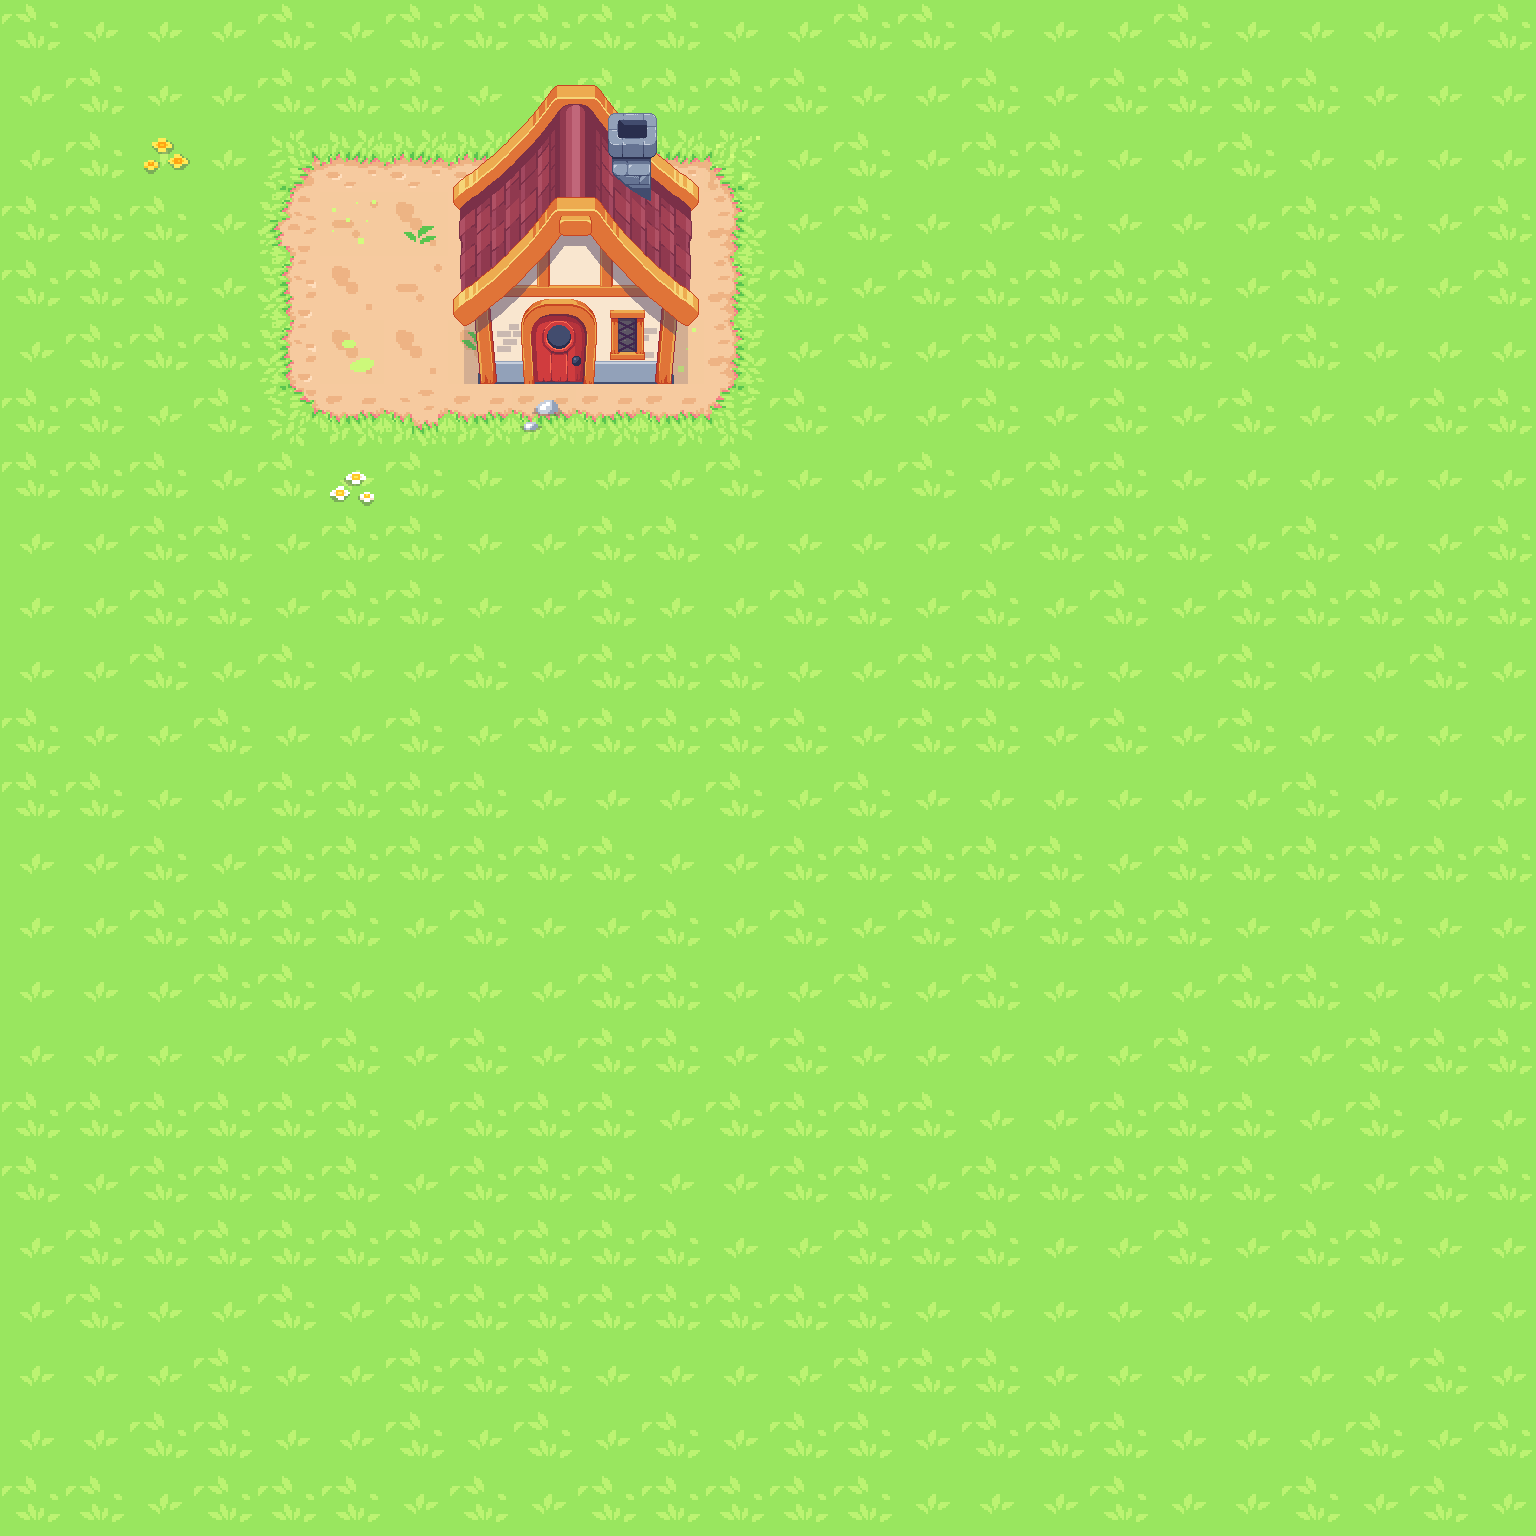

The image is a tile-based game level rendered from a .tmx file. Its description and complete source (layers, tilesets, objects, tile grids) follow:
An orthogonal 24x24 tile map with 64x64 px tiles, 3 tile layers (ground, greens, home), 2 tilesets and 3 objects (spawn, entrance, block).

<map version="1.5" tiledversion="1.5.0" orientation="orthogonal" renderorder="right-down" width="24" height="24" tilewidth="64" tileheight="64" infinite="0" nextlayerid="8" nextobjectid="17">
 <tileset firstgid="1" name="TileGrassPath_32x32" tilewidth="64" tileheight="64" tilecount="64" columns="8">
  <image source="TileGrassPath_32x32.png" width="512" height="512" />
 </tileset>
 <tileset firstgid="65" name="Building01" tilewidth="64" tileheight="64" tilecount="20" columns="4">
  <image source="Building01.png" width="256" height="352" />
 </tileset>
 <layer id="1" name="ground" width="24" height="24">
  <data encoding="csv">
12,20,20,20,12,20,12,12,12,12,12,20,20,12,12,20,20,20,12,20,20,20,20,12,
20,12,20,20,12,12,12,20,20,12,12,12,12,20,20,12,20,12,12,12,12,20,20,20,
20,12,20,20,1,2,2,2,2,2,2,3,20,12,20,12,12,20,20,12,20,20,20,20,
12,12,12,20,15,8,24,10,10,10,10,11,20,12,20,20,12,20,20,20,12,12,20,12,
12,12,12,20,9,24,8,10,10,10,10,11,12,20,12,12,12,12,12,20,12,20,20,12,
20,12,12,12,9,24,24,24,10,10,10,11,20,12,20,12,12,12,12,20,12,20,20,20,
12,12,20,12,17,18,6,18,18,18,18,19,12,20,20,12,20,12,20,12,20,20,12,12,
12,12,12,20,12,20,12,20,20,20,20,12,20,20,12,20,12,12,20,20,20,20,20,20,
20,20,12,12,20,12,12,20,20,12,12,20,20,20,20,20,12,12,12,20,12,20,20,12,
20,20,12,12,20,12,12,20,20,12,20,20,12,12,20,12,20,12,20,12,12,12,12,12,
20,20,12,20,12,20,20,12,20,12,12,12,20,20,12,12,12,20,20,12,20,20,12,20,
12,20,20,12,20,20,12,20,12,12,12,12,12,20,12,12,20,12,20,12,20,20,20,20,
12,12,20,20,12,12,12,12,20,20,20,12,20,12,20,20,20,20,20,20,12,20,20,20,
20,20,12,20,12,12,12,12,12,12,20,20,12,12,12,12,12,20,12,12,12,12,12,12,
20,20,12,12,12,12,20,12,20,20,12,20,12,20,12,20,12,12,12,20,20,12,20,20,
20,20,20,12,12,20,20,20,20,12,12,20,20,12,20,12,20,20,20,12,12,20,20,12,
20,20,20,20,20,12,20,12,20,12,12,20,12,20,20,20,20,20,12,20,20,12,12,12,
12,12,12,12,12,12,20,12,12,12,20,12,12,12,12,20,20,12,12,12,20,12,20,20,
12,20,12,12,12,12,20,12,12,12,20,20,12,12,20,12,12,12,12,12,20,20,12,12,
20,12,12,12,12,12,12,12,12,12,12,20,20,12,12,12,20,20,12,20,12,12,20,20,
20,12,20,20,12,20,12,12,12,12,12,12,12,12,20,20,20,20,20,20,20,20,20,20,
20,20,20,12,20,20,12,12,12,20,20,20,20,12,12,12,20,20,20,20,20,20,12,20,
20,20,12,12,20,20,12,20,12,20,12,20,12,12,20,12,12,12,20,20,20,12,20,12,
12,12,20,12,12,12,20,12,20,12,12,12,12,12,20,20,20,12,20,20,12,20,12,20
</data>
 </layer>
 <layer id="4" name="greens" width="24" height="24">
  <data encoding="csv">
0,0,0,0,0,0,0,0,0,0,0,0,0,0,0,0,0,0,0,0,0,0,0,0,
0,0,0,0,0,0,0,0,0,0,0,0,0,0,0,0,0,0,0,0,0,0,0,0,
0,0,59,0,0,0,0,0,0,0,0,53,0,0,0,0,0,0,0,0,0,0,0,0,
0,0,0,0,0,53,51,0,0,0,0,0,0,0,0,0,0,0,0,0,0,0,0,0,
0,0,0,0,0,0,0,0,0,0,0,0,0,0,0,0,0,0,0,0,0,0,0,0,
0,0,0,0,0,57,0,52,0,0,53,0,0,0,0,0,0,0,0,0,0,0,0,0,
0,0,0,0,0,0,0,0,63,0,0,0,0,0,0,0,0,0,0,0,0,0,0,0,
0,0,0,0,0,55,0,0,0,0,0,0,0,0,0,0,0,0,0,0,0,0,0,0,
0,0,0,0,0,0,0,0,0,0,0,0,0,0,0,0,0,0,0,0,0,0,0,0,
0,0,0,0,0,0,0,0,0,0,0,0,0,0,0,0,0,0,0,0,0,0,0,0,
0,0,0,0,0,0,0,0,0,0,0,0,0,0,0,0,0,0,0,0,0,0,0,0,
0,0,0,0,0,0,0,0,0,0,0,0,0,0,0,0,0,0,0,0,0,0,0,0,
0,0,0,0,0,0,0,0,0,0,0,0,0,0,0,0,0,0,0,0,0,0,0,0,
0,0,0,0,0,0,0,0,0,0,0,0,0,0,0,0,0,0,0,0,0,0,0,0,
0,0,0,0,0,0,0,0,0,0,0,0,0,0,0,0,0,0,0,0,0,0,0,0,
0,0,0,0,0,0,0,0,0,0,0,0,0,0,0,0,0,0,0,0,0,0,0,0,
0,0,0,0,0,0,0,0,0,0,0,0,0,0,0,0,0,0,0,0,0,0,0,0,
0,0,0,0,0,0,0,0,0,0,0,0,0,0,0,0,0,0,0,0,0,0,0,0,
0,0,0,0,0,0,0,0,0,0,0,0,0,0,0,0,0,0,0,0,0,0,0,0,
0,0,0,0,0,0,0,0,0,0,0,0,0,0,0,0,0,0,0,0,0,0,0,0,
0,0,0,0,0,0,0,0,0,0,0,0,0,0,0,0,0,0,0,0,0,0,0,0,
0,0,0,0,0,0,0,0,0,0,0,0,0,0,0,0,0,0,0,0,0,0,0,0,
0,0,0,0,0,0,0,0,0,0,0,0,0,0,0,0,0,0,0,0,0,0,0,0,
0,0,0,0,0,0,0,0,0,0,0,0,0,0,0,0,0,0,0,0,0,0,0,0
</data>
 </layer>
 <layer id="3" name="home" width="24" height="24">
  <data encoding="csv">
0,0,0,0,0,0,0,0,0,0,0,0,0,0,0,0,0,0,0,0,0,0,0,0,
0,0,0,0,0,0,0,65,66,67,68,0,0,0,0,0,0,0,0,0,0,0,0,0,
0,0,0,0,0,0,0,69,70,71,72,0,0,0,0,0,0,0,0,0,0,0,0,0,
0,0,0,0,0,0,0,73,74,75,76,0,0,0,0,0,0,0,0,0,0,0,0,0,
0,0,0,0,0,0,0,77,78,79,80,0,0,0,0,0,0,0,0,0,0,0,0,0,
0,0,0,0,0,0,0,81,82,83,84,0,0,0,0,0,0,0,0,0,0,0,0,0,
0,0,0,0,0,0,0,0,0,0,0,0,0,0,0,0,0,0,0,0,0,0,0,0,
0,0,0,0,0,0,0,0,0,0,0,0,0,0,0,0,0,0,0,0,0,0,0,0,
0,0,0,0,0,0,0,0,0,0,0,0,0,0,0,0,0,0,0,0,0,0,0,0,
0,0,0,0,0,0,0,0,0,0,0,0,0,0,0,0,0,0,0,0,0,0,0,0,
0,0,0,0,0,0,0,0,0,0,0,0,0,0,0,0,0,0,0,0,0,0,0,0,
0,0,0,0,0,0,0,0,0,0,0,0,0,0,0,0,0,0,0,0,0,0,0,0,
0,0,0,0,0,0,0,0,0,0,0,0,0,0,0,0,0,0,0,0,0,0,0,0,
0,0,0,0,0,0,0,0,0,0,0,0,0,0,0,0,0,0,0,0,0,0,0,0,
0,0,0,0,0,0,0,0,0,0,0,0,0,0,0,0,0,0,0,0,0,0,0,0,
0,0,0,0,0,0,0,0,0,0,0,0,0,0,0,0,0,0,0,0,0,0,0,0,
0,0,0,0,0,0,0,0,0,0,0,0,0,0,0,0,0,0,0,0,0,0,0,0,
0,0,0,0,0,0,0,0,0,0,0,0,0,0,0,0,0,0,0,0,0,0,0,0,
0,0,0,0,0,0,0,0,0,0,0,0,0,0,0,0,0,0,0,0,0,0,0,0,
0,0,0,0,0,0,0,0,0,0,0,0,0,0,0,0,0,0,0,0,0,0,0,0,
0,0,0,0,0,0,0,0,0,0,0,0,0,0,0,0,0,0,0,0,0,0,0,0,
0,0,0,0,0,0,0,0,0,0,0,0,0,0,0,0,0,0,0,0,0,0,0,0,
0,0,0,0,0,0,0,0,0,0,0,0,0,0,0,0,0,0,0,0,0,0,0,0,
0,0,0,0,0,0,0,0,0,0,0,0,0,0,0,0,0,0,0,0,0,0,0,0
</data>
 </layer>
 <objectgroup id="5" name="trigger" tintcolor="#55ffff">
  <object id="9" name="spawn" x="448" y="512" width="64" height="64" visible="0" />
  <object id="12" name="entrance" x="521" y="300" width="73.5" height="84" visible="0" />
  <object id="16" name="roof" type="block" x="448" y="127.333" width="254.667" height="168.667" visible="0" />
 </objectgroup>
</map>
